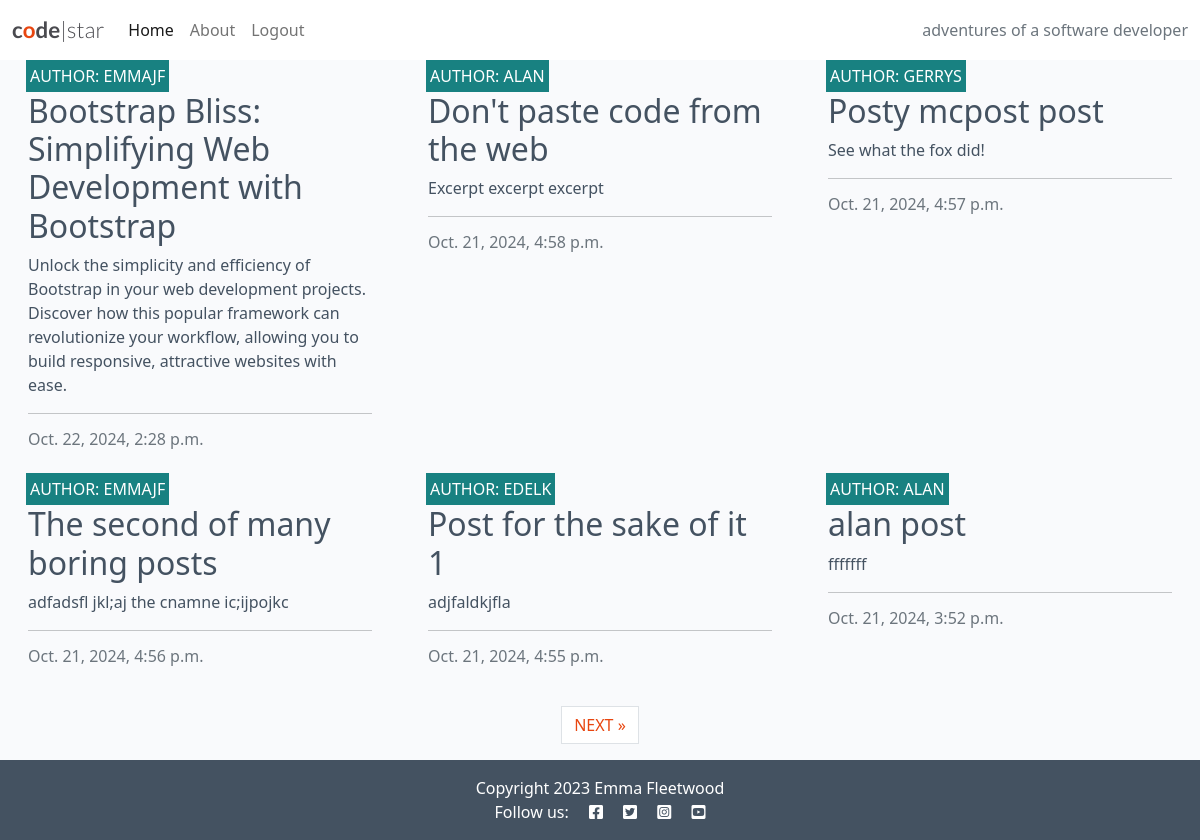
The app's page / (signed in) with its own data.
### blog/models.py (models this page shows, shortened)
class Post(models.Model):
    title = models.CharField(max_length=200, unique=True)
    slug = models.SlugField(max_length=200, unique=True)
    author = models.ForeignKey(
        User, on_delete=models.CASCADE, related_name="blog_posts"
    )
    content = models.TextField()
    created_on = models.DateTimeField(auto_now_add=True)
    status = models.IntegerField(choices=STATUS, default=0)
    excerpt = models.TextField(blank=True)
    updated_on = models.DateTimeField(auto_now=True)
    class Meta:
        ordering = ["-created_on"]

### blog/views.py (the view)
# urls.py: path("", views.PostList.as_view(), name="home"),
class PostList(generic.ListView):
    queryset = Post.objects.filter(status=1)
    template_name = "blog/index.html"
    paginate_by = 6

### blog/templates/blog/index.html (shortened to what this page needs)
{% extends "base.html" %}
{% block content %}
<div class="container-fluid">
    <div class="row">
        <div class="col-12 mt-3 left">
            <div class="row">
                {% for post in post_list %}
                <div class="col-md-4">
                    <div class="card mb-4">
                        <div class="card-body">
                            <div class="image-container">
                                <div class="image-flash">
                                    <p class="author">Author: {{ post.author }}</p>
                                </div>
                            </div>
                            <a href="{% url 'post_detail' post.slug %}" class="post-link">
                                <h2 class="card-title">{{ post.title }}</h2>
                                <p class="card-text">{{ post.excerpt }}</p>
                            </a>
                            <hr />
                            <p class="card-text text-muted h6">{{ post.created_on}}
                            </p>
                        </div>
                    </div>
                </div>
                {% if forloop.counter|divisibleby:3 %}
            </div>
            <div class="row">
                {% endif %}
                {% endfor %}
            </div>
        </div>
    </div>
    {% if is_paginated %}
    <nav aria-label="Page navigation">
        <ul class="pagination justify-content-center">
            {% if page_obj.has_next %}
            <li><a href="?page={{ page_obj.next_page_number }}" class="page-link"> NEXT &raquo;</a></li>
            {% endif %}
        </ul>
    </nav>
    {% endif %}
</div>
{% endblock %}
{% block copyright %}
Copyright 2023 Emma Fleetwood
{% endblock %}

### static/css/style.css (style rules this page uses)
body { background-color: #F9FAFC; }
.main-bg { background-color: #F9FAFC; }
.card { border: none; background-color: transparent; }
.image-container { position: relative; }
.image-flash { position: absolute; bottom: 5%; min-width: 30%; left: -2px; background-color: #188181; }
.author { color: white; margin: 4px; text-transform: uppercase; }
.post-link { text-decoration: none; color: #445261; }
.post-link:hover, .page-link { color: #E84610; }

### records on screen
Post: author "EMMAJF", title "Bootstrap Bliss: Simplifying Web Development with Bootstrap", excerpt "Unlock the simplicity and efficiency of Bootstrap in your web development projects. Discover how this popular framework can revolutionize your workflow, allowing you to build responsive, attractive websites with ease.", created_on "Oct. 22, 2024, 2:28 p.m."
Post: author "ALAN", title "Don't paste code from the web", excerpt "Excerpt excerpt excerpt", created_on "Oct. 21, 2024, 4:58 p.m."
Post: author "GERRYS", title "Posty mcpost post", excerpt "See what the fox did!", created_on "Oct. 21, 2024, 4:57 p.m."
Post: author "EMMAJF", title "The second of many boring posts", excerpt "adfadsfl jkl;aj the cnamne ic;ijpojkc", created_on "Oct. 21, 2024, 4:56 p.m."
Post: author "EDELK", title "Post for the sake of it 1", excerpt "adjfaldkjfla", created_on "Oct. 21, 2024, 4:55 p.m."
Post: author "ALAN", title "alan post", excerpt "fffffff", created_on "Oct. 21, 2024, 3:52 p.m."
